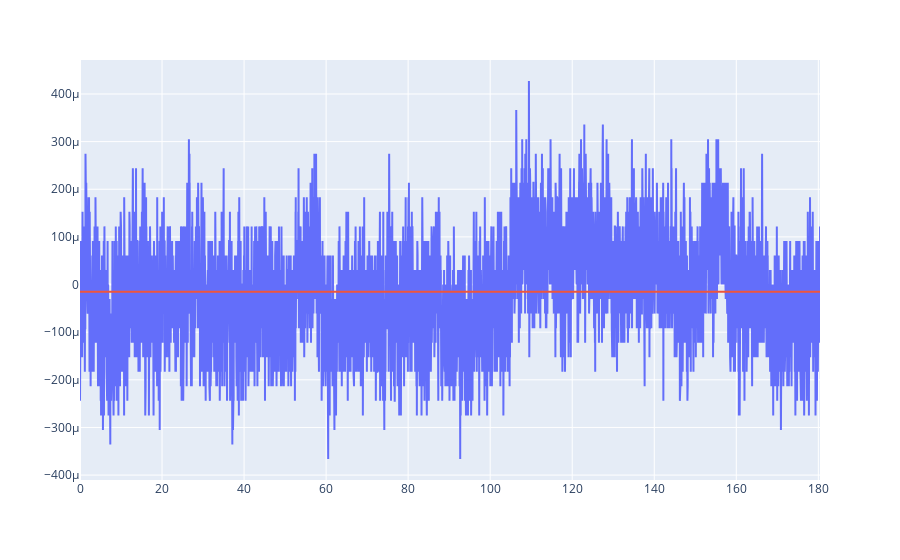

Notebook cell for this chart:
### Code cell
# Visualise previous example but normalised and with removed DC offset

y, sr = sf.read(DATASET_DIR / "S4A08684_20190508_071500.wav")
# Downsample for visualisation
y = y[::1000]
fig = px.line()
fig.add_scatter(x=np.linspace(0, len(y) / (sr // 1000), len(y)),y=y, mode="lines", showlegend=False)
fig.add_scatter(x=[0, len(y) / (sr // 1000)], y=[np.mean(y)] * 2, mode="lines", showlegend=False)

fig.show()

### Figure 1 — Plotly figure (JSON) as saved in the notebook; plotly's stock layout.template omitted (floating-point values rounded to 4 significant figures; data arrays with more than 128 entries replaced by an {"elided": "..."} marker saying what was removed)
{"data": [{"mode": "lines", "showlegend": false, "type": "scatter", "x": {"elided": "7938 float values"}, "y": {"elided": "7938 float values"}}, {"mode": "lines", "showlegend": false, "type": "scatter", "x": [0, 180.4], "y": [-1.532e-05, -1.532e-05]}], "layout": {"legend": {"tracegroupgap": 0}, "margin": {"t": 60}, "xaxis": {"anchor": "y", "domain": [0, 1]}, "yaxis": {"anchor": "x", "domain": [0, 1]}}}
